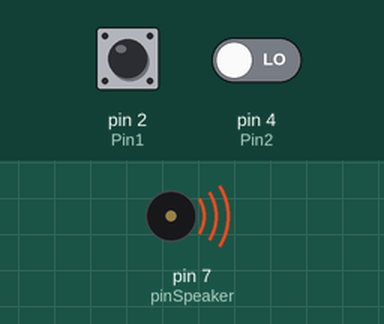
Simulated run of this sketch. Board: Arduino Uno, built with avr-gcc and run on an emulated ATmega328P. Shown: buzzer (waves = sounding). The test bench sets the inputs (shaded band); at power-on: pin 2 (Pin1) HIGH, pin 4 (Pin2) LOW.

Above: at 0.1 s.
Timing chart, 0 to 1.6 s (numbered marks = the images above):
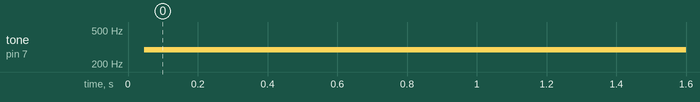

The sketch:

Arduino_Piano.ino
```cpp
int Pin1 = 2; //Sets Pin#2
int Pin2 = 4;
int Pin3 = 6;
int pinSpeaker = 7; //Sets #7 as speaker output pin
int val = 0;

void setup()
{
    pinMode(pinSpeaker, OUTPUT);
    pinMode(Pin1, INPUT);
    pinMode(Pin2, INPUT);
    pinMode(Pin3, INPUT);
}

char notes[] = { 'c', 'd', 'e', 'f', 'g', 'a', 'b', 'C' };

void playTone(int note, int duration)
{
    for (long i = 0; i < duration * 1000L; i += note * 2)
    {
        digitalWrite(pinSpeaker, HIGH);
        delayMicroseconds(note);
        digitalWrite(pinSpeaker, LOW);
        delayMicroseconds(note);
    }
}

void playNote(char note, int duration)
{
    char names[] = { 'c', 'd', 'e', 'f', 'g', 'a', 'b', 'C' }; //Capital C for next octave.
    int tones[] = { 1915, 1700, 1519, 1432, 1275, 1136, 1014, 956 };

    for (int i = 0; i < 8; i++)
    {
        if (names[i] == note)
        {
            playTone(tones[i], duration);
        }
    }
}


void loop()
{
    if (digitalRead(Pin1) == LOW)
    {
        playNote(notes[0], 300);
    }
    else if (digitalRead(Pin2) == LOW)
    {
        playNote(notes[1], 300);
    }
    else if (digitalRead(Pin3) == LOW)
    {
        playNote(notes[2], 300);
    }
    else
    {
        digitalWrite(pinSpeaker, LOW);
    }
}
```

Measured:
- by itself, tone on pin 7 (pinSpeaker): silent → 293 Hz at 0.05 s
